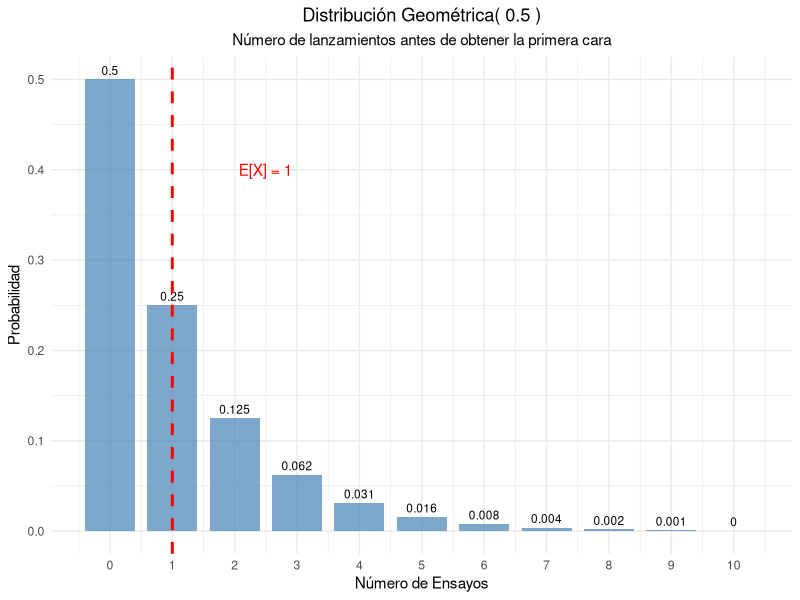
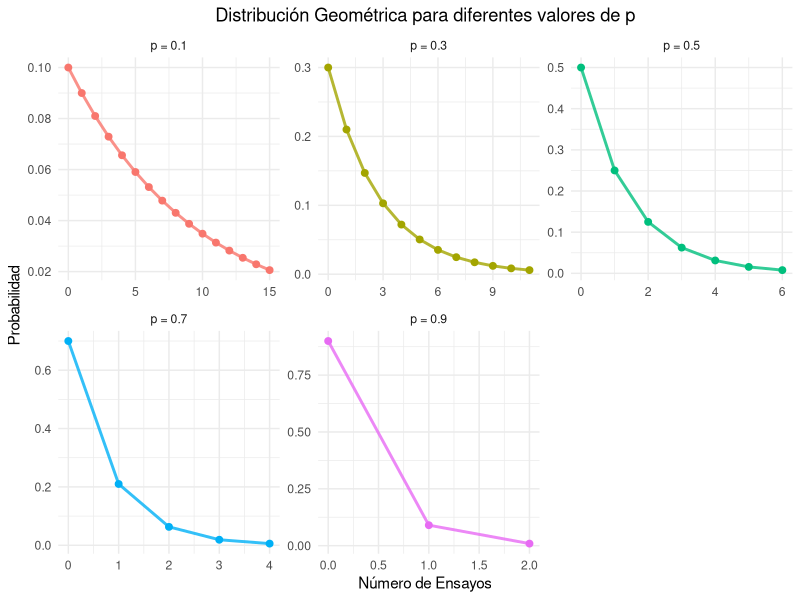
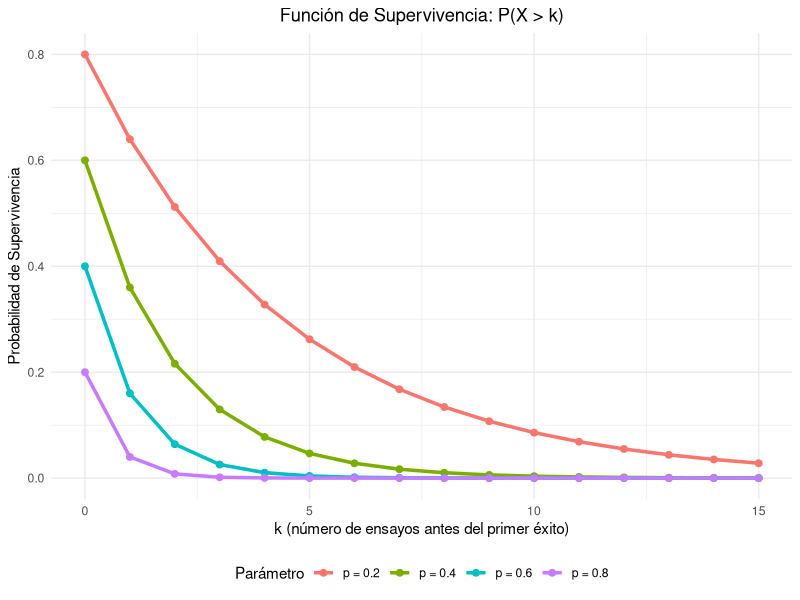
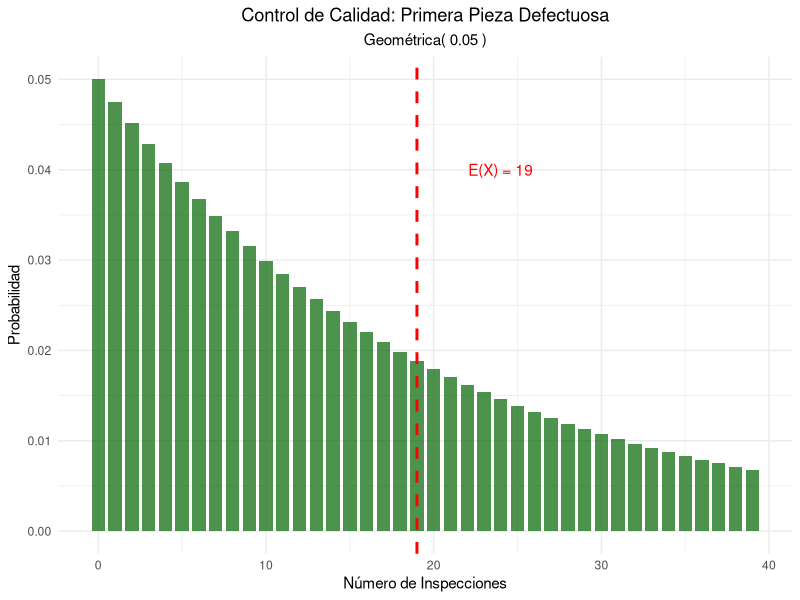

Write R code to recreate these figures, in order.
## ---- chunk 1
#| label: setup
#| include: false

library(tidyverse)
library(kableExtra)
library(gridExtra)
library(knitr)
library(kableExtra)
## ---- chunk 2
#| label: moneda-geometrica
# Parámetro
p_cara <- 0.5

# Calcular probabilidades para los primeros 11 ensayos
k_moneda <- 0:10
prob_geometrica <- dgeom(k_moneda , p_cara)  

# Crear tabla
geometrica_moneda <- data.frame(
  Ensayo = k_moneda,
  Probabilidad = prob_geometrica,
  Prob_Acumulada = pgeom(k_moneda, p_cara)
)

kable(geometrica_moneda, 
      caption = "Distribución Geométrica - Primera cara (p = 0.5)",
      digits = 4,
      col.names = c("Ensayo", "P(X = x)", "P(X ≤ x)")) %>%
  kable_styling(bootstrap_options = "striped")

# Parámetros estadísticos
media_moneda <- (1-p_cara) / p_cara
varianza_moneda <- (1 - p_cara) / (p_cara^2)
desv_std_moneda <- sqrt(varianza_moneda)


cat("Media (ensayos esperados):", media_moneda, "\n")
cat("Varianza:", varianza_moneda, "\n")
cat("Desviación estándar:", round(desv_std_moneda, 4), "\n")

## ---- chunk 3
#| label: grafico-geometrica-basico
#| fig-cap: "Distribución Geométrica - Primera cara en lanzamiento de moneda"
ggplot(geometrica_moneda, aes(x = Ensayo, y = Probabilidad)) +
  geom_col(fill = "steelblue", alpha = 0.7, width = 0.8) +
  geom_text(aes(label = round(Probabilidad, 3)), vjust = -0.5, size = 3) +
  geom_vline(xintercept = media_moneda, color = "red", linetype = "dashed", linewidth = 1) +
  annotate("text", x = media_moneda + 1.5, y = max(prob_geometrica) * 0.8, 
           label = paste("E[X] =", media_moneda), color = "red") +
  scale_x_continuous(breaks = k_moneda) +
  labs(title = paste("Distribución Geométrica(", p_cara, ")"),
       subtitle = "Número de lanzamientos antes de obtener la primera cara",
       x = "Número de Ensayos",
       y = "Probabilidad") +
  theme_minimal() +
  theme(plot.title = element_text(hjust = 0.5),
        plot.subtitle = element_text(hjust = 0.5))
## ---- chunk 4
#| label: diferentes-p
# Diferentes probabilidades de éxito
p_values <- c(0.1, 0.3, 0.5, 0.7, 0.9)
k_max <- 15

# Crear data frame para comparación
geometrica_comp <- data.frame()
for(p in p_values) {
  k_vals <- 0:k_max
  probs <- dgeom(k_vals, p)  
  
  temp_data <- data.frame(
    p_label = paste("p =", p),
    k = k_vals,
    probabilidad = probs,
    media = (1-p)/p,
    varianza = (1-p)/(p^2)
  )
  geometrica_comp <- rbind(geometrica_comp, temp_data)
}

# Tabla de parámetros
parametros_comp <- data.frame(
  p = p_values,
  Media = (1-p_values)/p_values,
  Varianza = (1-p_values)/(p_values^2),
  Desv_Std = sqrt((1-p_values)/(p_values^2))
)

kable(parametros_comp, 
      caption = "Parámetros de la distribución geométrica para diferentes valores de p",
      digits = 4,
      col.names = c("p", "Media", "Varianza", "Desv. Std")) |> 
  kable_styling(bootstrap_options = "striped")
## ---- chunk 5
#| label: grafico-diferentes-p
#| fig-cap: "Distribución Geométrica para diferentes valores de p"
# Filtrar para mejor visualización
geometrica_filtered <- geometrica_comp[geometrica_comp$probabilidad > 0.005, ]

ggplot(geometrica_filtered, aes(x = k, y = probabilidad, color = p_label)) +
  geom_line(linewidth = 1, alpha = 0.8) +
  geom_point(size = 2) +
  facet_wrap(~p_label, scales = "free") +
  labs(title = "Distribución Geométrica para diferentes valores de p",
       x = "Número de Ensayos",
       y = "Probabilidad",
       color = "Parámetro") +
  theme_minimal() +
  theme(plot.title = element_text(hjust = 0.5),
        legend.position = "none")
## ---- chunk 6
#| label: falta-memoria
# Demostración de la propiedad de falta de memoria
p_mem <- 0.3
s <- 5
t <- 3

# P(X >= s + t)
prob_s_t <- 1 - pgeom(s + t-1, p_mem)  

# P(X >= s) 
prob_s <- 1- pgeom(s-1, p_mem)

# P(X >= t) 
prob_t <- 1- pgeom(t-1, p_mem)

# P(X >= s + t | X >= s) = P(X >= s + t) / P(X >= s)
prob_condicional <- prob_s_t / prob_s

cat("Demostración de la Propiedad de Falta de Memoria:\n")
cat("Parámetros: p =", p_mem, ", s =", s, ", t =", t, "\n\n")
cat("P(X  ≥", s+t, ") =", round(prob_s_t, 6), "\n")
cat("P(X  ≥", s, ") =", round(prob_s, 6), "\n")
cat("P(X  ≥", t, ") =", round(prob_t, 6), "\n\n")
cat("P(X  ≥", s+t, "| X  ≥", s, ") =", round(prob_condicional, 6), "\n")
cat("P(X  ≥", t, ") =", round(prob_t, 6), "\n\n")
cat("¿Son iguales?", abs(prob_condicional - prob_t) < 1e-10, "\n")
## ---- chunk 7
#| label: funcion-supervivencia
#| fig-cap: "Función de Supervivencia de la distribución geométrica"
# Diferentes valores de p
p_surv <- c(0.2, 0.4, 0.6, 0.8)
k_surv <- 0:15

# Crear data frame
supervivencia_data <- data.frame()
for(p in p_surv) {
  surv_vals <- (1 - p)^(k_surv+1)
  temp_data <- data.frame(
    p_label = paste("p =", p),
    k = k_surv,
    supervivencia = surv_vals
  )
  supervivencia_data <- rbind(supervivencia_data, temp_data)
}

ggplot(supervivencia_data, aes(x = k, y = supervivencia, color = p_label)) +
  geom_line(size = 1.2) +
  geom_point(size = 2) +
  labs(title = "Función de Supervivencia: P(X > k)",
       x = "k (número de ensayos antes del primer éxito)",
       y = "Probabilidad de Supervivencia",
       color = "Parámetro") +
  theme_minimal() +
  theme(plot.title = element_text(hjust = 0.5),
        legend.position = "bottom")
## ---- chunk 8
#| label: control-calidad-geometrica
# Parámetros
p_defecto_geom <- 0.05

# Parámetros estadísticos
media_defecto <- (1-p_defecto_geom) / p_defecto_geom
varianza_defecto <- (1 - p_defecto_geom) / (p_defecto_geom^2)
desv_std_defecto <- sqrt(varianza_defecto)

cat("Control de Calidad - Primera pieza defectuosa:\n")
cat("Probabilidad de defecto por pieza:", p_defecto_geom, "\n")
cat("Número esperado de inspecciones:", media_defecto, "\n")
cat("Desviación estándar:", round(desv_std_defecto, 2), "\n\n")

# Probabilidades específicas
k_calidad <- 0:50
prob_calidad <- dgeom(k_calidad, p_defecto_geom)

# Preguntas de interés
prob_primera_10 <- sum(prob_calidad[1:10])
prob_mas_20 <- 1 - sum(prob_calidad[1:20])
prob_entre_10_30 <- sum(prob_calidad[10:30])

cat("Probabilidades de interés:\n")
cat("P(primera defectuosa en ≤ 10 inspecciones):", round(prob_primera_10, 4), "\n")
cat("P(primera defectuosa en > 20 inspecciones):", round(prob_mas_20, 4), "\n")
cat("P(primera defectuosa entre 10 y 30 inspecciones):", round(prob_entre_10_30, 4), "\n")



# Visualización
calidad_data <- data.frame(
  k = k_calidad[1:40],
  probabilidad = prob_calidad[1:40]
)

ggplot(calidad_data, aes(x = k, y = probabilidad)) +
  geom_col(fill = "darkgreen", alpha = 0.7, width = 0.8) +
  geom_vline(xintercept = media_defecto, color = "red", linetype = "dashed", size = 1) +
  annotate("text", x = media_defecto + 5, y = max(prob_calidad) * 0.8, 
           label = paste("E(X) =", media_defecto), color = "red") +
  labs(title = "Control de Calidad: Primera Pieza Defectuosa",
       subtitle = paste("Geométrica(", p_defecto_geom, ")"),
       x = "Número de Inspecciones",
       y = "Probabilidad") +
  theme_minimal() +
  theme(plot.title = element_text(hjust = 0.5),
        plot.subtitle = element_text(hjust = 0.5))
## ---- chunk 9
#| label: simulacion-geometrica
set.seed(123)
p_sim <- 0.25
n_sim <- 10000

# Generar datos geométricos 
datos_geom <- rgeom(n_sim, p_sim) 

# Estadísticas observadas
media_obs <- mean(datos_geom)
var_obs <- var(datos_geom)
desv_obs <- sd(datos_geom)

# Valores teóricos
media_teo <- (1-p_sim) / p_sim
var_teo <- (1 - p_sim) / (p_sim^2)
desv_teo <- sqrt(var_teo)

cat("Simulación Geométrica (p =", p_sim, "):\n")
cat("Simulaciones:", n_sim, "\n\n")
cat("Media teórica:", media_teo, "| Media observada:", round(media_obs, 4), "\n")
cat("Varianza teórica:", var_teo, "| Varianza observada:", round(var_obs, 4), "\n")
cat("Desv. Std teórica:", round(desv_teo, 4), "| Desv. Std observada:", round(desv_obs, 4), "\n")

# Comparar distribuciones
freq_obs <- table(datos_geom[datos_geom <= 20]) / n_sim
k_comp <- as.numeric(names(freq_obs))
prob_teo <- dgeom(k_comp, p_sim)

comparacion_sim <- data.frame(
  k = k_comp,
  Freq_Observada = as.numeric(freq_obs),
  Prob_Teorica = prob_teo,
  Diferencia = abs(as.numeric(freq_obs) - prob_teo)
)

kable(head(comparacion_sim, 12), 
      caption = "Comparación frecuencias observadas vs probabilidades teóricas",
      digits = 4,
      col.names = c("k", "Freq. Observada", "Prob. Teórica", "Diferencia")) %>%
  kable_styling(bootstrap_options = "striped")
## ---- chunk 10
#| label: moneda-geometrica
# Parámetro
p_cara <- 0.5

# Calcular probabilidades para los primeros 11 ensayos
k_moneda <- 0:4
prob_geometrica <- dgeom(k_moneda , p_cara)  

# Crear tabla
geometrica_moneda <- data.frame(
  Ensayo = k_moneda,
  Probabilidad = prob_geometrica,
  Prob_Acumulada = pgeom(k_moneda, p_cara)
)

kable(geometrica_moneda, 
      caption = "Distribución Geométrica - Primera cara (p = 0.5)",
      digits = 4,
      col.names = c("Ensayo", "P(X = x)", "P(X ≤ x)")) %>%
  kable_styling(bootstrap_options = "striped")

# Parámetros estadísticos
media_moneda <- (1-p_cara) / p_cara
varianza_moneda <- (1 - p_cara) / (p_cara^2)
desv_std_moneda <- sqrt(varianza_moneda)

cat("Media (ensayos esperados):", media_moneda, "\n")
cat("Varianza:", varianza_moneda, "\n")
cat("Desviación estándar:", round(desv_std_moneda, 4), "\n\n")

# Si se necesita 5 lanzamientos, eso significa 4 fracasos antes (k = 4)
prob_5_lanzamientos <- dgeom(4, p_cara)

cat("a) Probabilidad de necesitar exactamente 5 lanzamientos:", round(prob_5_lanzamientos, 4), "\n")

## ---- chunk 11
#| label: moneda-geometrica
# Parámetro
p_cara <- 0.5

# Calcular probabilidades para los primeros 11 ensayos
k_moneda <- 0:2
prob_geometrica <- dgeom(k_moneda , p_cara)  

# Crear tabla
geometrica_moneda <- data.frame(
  Ensayo = k_moneda,
  Probabilidad = prob_geometrica,
  Prob_Acumulada = pgeom(k_moneda, p_cara)
)

kable(geometrica_moneda, 
      caption = "Distribución Geométrica - Primera cara (p = 0.5)",
      digits = 2,
      col.names = c("Ensayo", "P(X = x)", "P(X ≤ x)")) %>%
  kable_styling(bootstrap_options = "striped")

# Parámetros estadísticos
media_moneda <- (1-p_cara) / p_cara
varianza_moneda <- (1 - p_cara) / (p_cara^2)
desv_std_moneda <- sqrt(varianza_moneda)

cat("Media (ensayos esperados):", media_moneda, "\n")
cat("Varianza:", varianza_moneda, "\n")
cat("Desviación estándar:", round(desv_std_moneda, 2), "\n\n")

# Si se necesita 5 lanzamientos, eso significa 3 fracasos antes (k = 4)
prob_3_lanzamientos <- dgeom(4, p_cara)

cat("b) Probabilidad de necesitar exactamente 3 lanzamientos:", round(prob_3_lanzamientos, 2), "\n")

## ---- chunk 12
p_encesto <- 0.7

media_basquet <- (1 - p_encesto) / p_encesto
varianza_basquet <- (1 - p_encesto) / (p_encesto^2)
desv_std_basquet <- sqrt(varianza_basquet)

cat("Tiro Libre - Primer enceste:\n")
cat("Probabilidad de encestar por tiro:", p_encesto, "\n")
cat("Número esperado de intentos hasta el primer enceste:", round(media_basquet, 2), "\n")
cat("Desviación estándar:", round(desv_std_basquet, 2), "\n\n")

prob_tercer_intento <- dgeom(2, p_encesto)

cat("a) Probabilidad de que anote por primera vez en el tercer intento:",
    round(prob_tercer_intento, 4), "\n")

## ---- chunk 13
p_encesto <- 0.7

media_fallos <- (1 - p_encesto) / p_encesto
varianza_fallos <- (1 - p_encesto) / (p_encesto^2)
desv_std_fallos <- sqrt(varianza_fallos)

# Número esperado de intentos 
media_intentos <- 1 / p_encesto

cat("Tiro Libre - Primer enceste:\n")
cat("Probabilidad de encestar:", p_encesto, "\n")
cat("Media (fallos esperados antes del primer enceste):", round(media_fallos, 2), "\n")
cat("Desviación estándar (fallos):", round(desv_std_fallos, 2), "\n\n")

cat("b) Número esperado de intentos hasta anotar por primera vez:", 
    round(media_intentos, 2), "\n")

## ---- chunk 14
p_encesto <- 0.7

k_vals <- 1:4
prob_intervalo <- sum(dgeom(k_vals, p_encesto))


cat("Tiro Libre - Primer enceste:\n")
cat("Probabilidad de encestar:", p_encesto, "\n\n")

cat("c) Probabilidad de necesitar entre 2 y 5 intentos (inclusive):",
    round(prob_intervalo, 4), "\n")

## ---- chunk 15
#| label: control-calidad-geometrica
# Parámetros
p_defecto_geom <- 0.02

# Parámetros estadísticos
media_defecto <- (1-p_defecto_geom) / p_defecto_geom
varianza_defecto <- (1 - p_defecto_geom) / (p_defecto_geom^2)
desv_std_defecto <- sqrt(varianza_defecto)

cat("Control de Calidad - Primera pieza defectuosa:\n")
cat("Probabilidad de defecto por pieza:", p_defecto_geom, "\n")
cat("Número esperado de inspecciones:", media_defecto, "\n")
cat("Desviación estándar:", round(desv_std_defecto, 2), "\n\n")

# Probabilidades específicas
k_calidad <- 0:20
prob_calidad <- dgeom(k_calidad, p_defecto_geom)

# Preguntas de interés
prob_primera_10 <- sum(prob_calidad[1:10])
prob_mas_20 <- 1 - sum(prob_calidad[1:20])
prob_entre_10_30 <- sum(prob_calidad[10:30])

cat("Probabilidades de interés:\n")
cat("P(primera defectuosa en ≤ 10 inspecciones):", round(prob_primera_10, 4), "\n")
cat("P(primera defectuosa en > 20 inspecciones):", round(prob_mas_20, 4), "\n")
cat("P(primera defectuosa entre 10 y 30 inspecciones):", round(prob_entre_10_30, 4), "\n")

## ---- chunk 16
#| label: control-calidad-geometrica
# Parámetros
p_defecto_geom <- 0.02

# Parámetros estadísticos
media_defecto <- (1-p_defecto_geom) / p_defecto_geom
varianza_defecto <- (1 - p_defecto_geom) / (p_defecto_geom^2)
desv_std_defecto <- sqrt(varianza_defecto)

cat("Control de Calidad - Primera pieza defectuosa:\n")
cat("Probabilidad de defecto por pieza:", p_defecto_geom, "\n")
cat("Número esperado de inspecciones:", media_defecto, "\n")
cat("Desviación estándar:", round(desv_std_defecto, 2), "\n\n")

# Probabilidades específicas
k_calidad <- 0:20
prob_calidad <- dgeom(k_calidad, p_defecto_geom)

# Preguntas de interés
prob_primera_10 <- sum(prob_calidad[1:10])
prob_mas_20 <- 1 - sum(prob_calidad[1:20])
prob_entre_10_30 <- sum(prob_calidad[10:30])

cat("Probabilidades de interés:\n")
cat("P(primera defectuosa en ≤ 10 inspecciones):", round(prob_primera_10, 4), "\n")
cat("P(primera defectuosa en > 20 inspecciones):", round(prob_mas_20, 4), "\n")
cat("P(primera defectuosa entre 10 y 30 inspecciones):", round(prob_entre_10_30, 4), "\n\n")

# --- NUEVO: inciso (b) ---
# P(X > 100) = (1 - p)^100
prob_despues_100 <- (1 - p_defecto_geom)^100

cat("b) Probabilidad de que la primera pieza defectuosa aparezca después de la pieza 100:",
    round(prob_despues_100, 6), "\n")

## ---- chunk 17
p <- 0.02
m <- 100
n <- 50
prob_cond <- (1-p)^(m+n) / (1-p)^m
prob_cond
